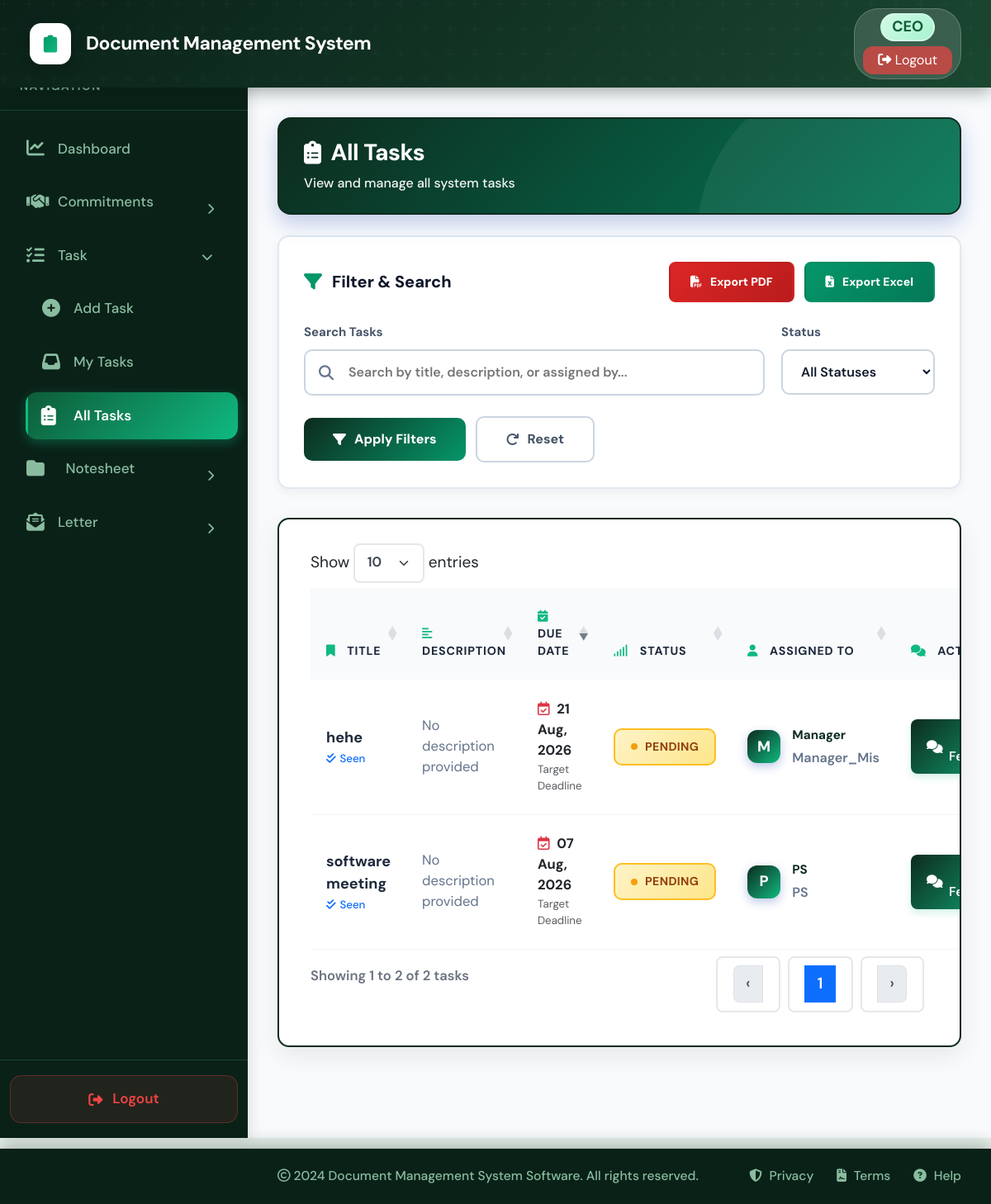
The page /all-tasks/ (signed in) on the database as committed earlier.
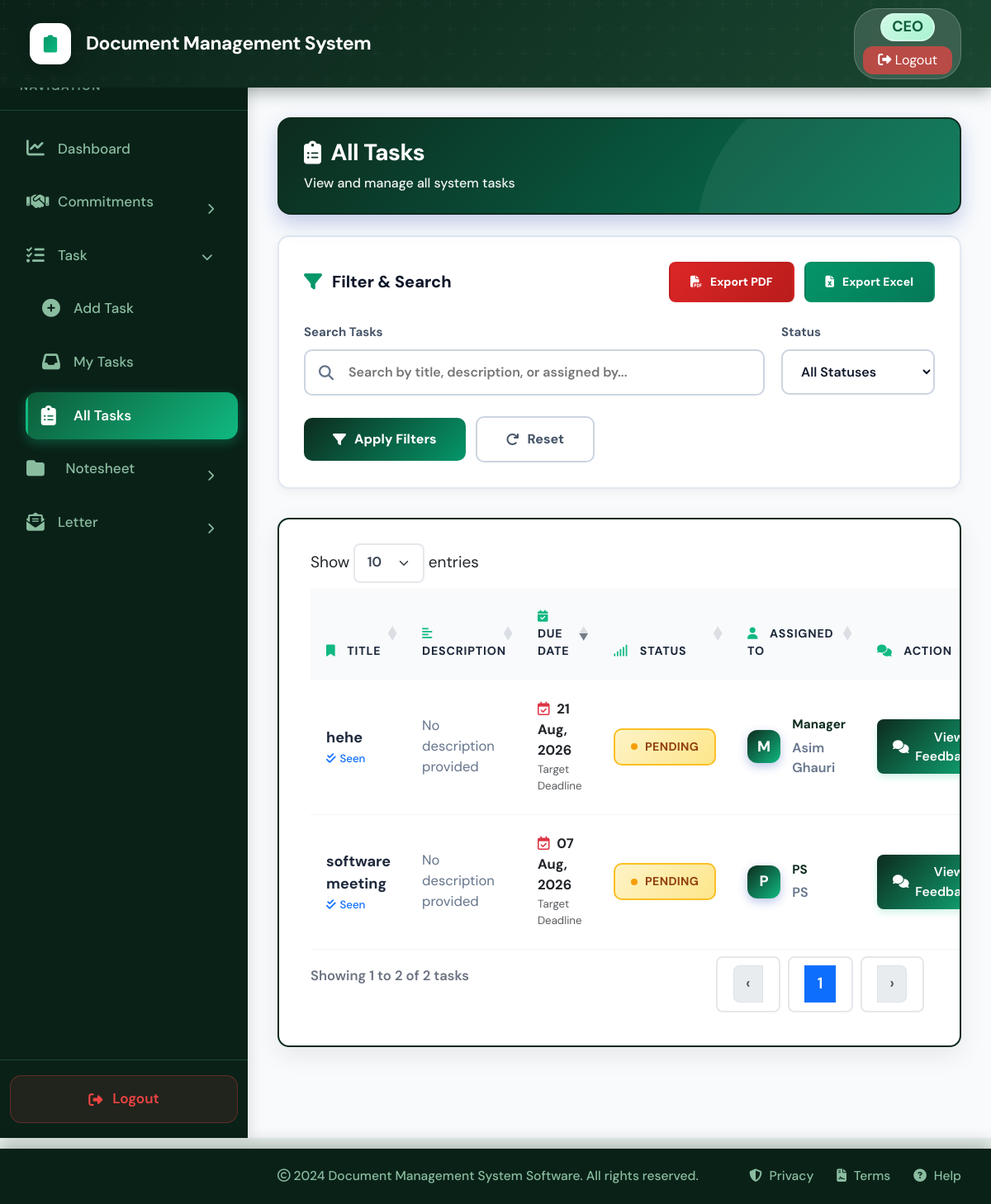
The same page on the database as committed later.
### core/models.py (models this page shows, shortened)
class Task(models.Model):
    STATUS_CHOICES = (
        ('Pending', 'Pending'),
        ('In Progress', 'In Progress'),
        ('Seen', 'Seen'),
        ('Completed', 'Completed'),
    )
    file = models.ForeignKey(File, on_delete=models.CASCADE, related_name='tasks', null=True, blank=True)
    title = models.CharField(max_length=200)
    description = models.TextField(blank=True, null=True)
    assigned_by = models.ForeignKey(User, on_delete=models.CASCADE, related_name="tasks_assigned")
    assigned_to = models.ForeignKey(User, on_delete=models.SET_NULL, null=True, blank=True, related_name="tasks_received")
    current_handler_role = models.CharField(max_length=50, default="Manager")
    due_date = models.DateField(blank=True, null=True)
    status = models.CharField(max_length=20, choices=STATUS_CHOICES, default='Pending')
    is_seen = models.BooleanField(default=False)
    seen_at = models.DateTimeField(null=True, blank=True)
    created_at = models.DateTimeField(auto_now_add=True)
    class Meta:
        ordering = ['-created_at']

class Profile(models.Model):
    ROLE_CHOICES = (
        ('CEO', 'CEO'),
        ('PS', 'Personal Secretary'),
        ('GM', 'General Manager'),
        ('Manager', 'Manager'),
        ('ZM', 'Zonal Manager'),
        ('AM', 'Assistant Manager'),
        ('HR', 'HR'),
        ('IT', 'Officer'),
        ('CFO', 'Chief Financial Officer'),
        ('Auditor', 'Auditor'),
    )
    user = models.OneToOneField(User, on_delete=models.CASCADE)
    role = models.CharField(max_length=30, choices=ROLE_CHOICES, default="HR")
    employee = models.OneToOneField(
        Employee,
        on_delete=models.SET_NULL,
        null=True,
        blank=True,
        related_name="profile"
    )
    department = models.CharField(max_length=100, blank=True, null=True)
    signature = models.ImageField(upload_to='signatures/', blank=True, null=True)

### core/views.py (the view)
@login_required
def sent_tasks_view(request):
    tasks = Task.objects.filter(assigned_by=request.user).order_by('-created_at')
    query = request.GET.get('q')
    if query:
        tasks = tasks.filter(
            Q(title__icontains=query) |
            Q(description__icontains=query) |
            Q(assigned_to__username__icontains=query)
        )
    status_filter = request.GET.get('status')
    if status_filter and status_filter.lower() != 'all':
        tasks = tasks.filter(status__iexact=status_filter)
    return render(request, 'all_tasks_list.html', {
        'tasks': tasks,
        'user_role': request.user.profile.role,
        'page_title': 'Sent Tasks (Assigned by Me)'
    })

### core/context_processors.py (called while the page is built)
def unread_notesheets(request):
    if request.user.is_authenticated:
        notesheets_count = Notesheet.objects.filter(
            current_holder=request.user,
            is_seen=False
        ).count()
        return {
            'unread_notesheets_count': notesheets_count,
        }
    return {
        'unread_notesheets_count': 0,
    }

def notifications_processor(request):
    if request.user.is_authenticated:
        unread_notifications = Notification.objects.filter(recipient=request.user, is_read=False)[:5]
        unread_count = Notification.objects.filter(recipient=request.user, is_read=False).count()
        return {
            'unread_notifications': unread_notifications,
            'unread_notifications_count': unread_count
        }
    return {}

### core/templates/all_tasks_list.html (shortened to what the changed rows need)
{% extends "base.html" %}
{% block content %}
<div class="page-header">
    <div class="page-header-content">
        <h2>
            <i class="fas fa-clipboard-list"></i>
            All Tasks
        </h2>
    </div>
</div>
        <div class="table-container">
            <div class="table-responsive">
                <table id="tasksTable" class="table tasks-table mb-0">
                <thead>
                    <tr>
                        <th><i class="fas fa-bookmark"></i> Title</th>
                        <th><i class="fas fa-align-left"></i> Description</th>
                        <th><i class="fas fa-calendar-check"></i> Due Date</th>
                        <th><i class="fas fa-signal"></i> Status</th>
                        <th><i class="fas fa-user"></i> Assigned To</th>
                        <th><i class="fas fa-comments"></i> Action</th>
                    </tr>
                </thead>
                <tbody>
                    {% for task in tasks %}
                    <tr>
                        <td>
                            <div class="task-title-text">{{ task.title }}</div>
                            <div style="font-size: 0.7rem; margin-top: 2px; display: flex; align-items: center;">
                                {% if task.is_seen %}
                                    <span class="text-primary" style="font-weight: 500;">
                                        <i class="fas fa-check-double me-1"></i>Seen
                                    </span>
                                {% else %}
                                    <span class="text-muted">
                                        <i class="fas fa-check me-1"></i>Sent
                                    </span>
                                {% endif %}
                            </div>
                        </td>
                        <td>
                            <div class="desc-text" title="{{ task.description }}">
                                {{ task.description|default:"No description provided"|truncatechars:60 }}
                            </div>
                        </td>
                        <td>
                            <div class="d-flex flex-column">
                                <span class="small fw-bold text-dark">
                                    <i class="far fa-calendar-check me-1 text-danger"></i>
                                    {{ task.due_date|date:"d M, Y"|default:"TBD" }}
                                </span>
                                <span class="text-muted" style="font-size: 0.7rem;">Target Deadline</span>
                            </div>
                        </td>
                        <td>
                            {% if task.status == 'Completed' %}
                                <span class="status-badge-cell badge-completed">
                                    <span class="status-icon"></span>
                                    <span>Completed</span>
                                </span>
                            {% elif task.status == 'In Progress' %}
                                <span class="status-badge-cell badge-progress">
                                    <span class="status-icon"></span>
                                    <span>In Progress</span>
                                </span>
                            {% elif task.status == 'Rejected' %}
                                <span class="status-badge-cell badge-rejected">
                                    <span class="status-icon"></span>
                                    <span>Rejected</span>
                                </span>
                            {% else %}
                                <span class="status-badge-cell badge-pending">
                                    <span class="status-icon"></span>
                                    <span>Pending</span>
                                </span>
                            {% endif %}
                        </td>
                        <td>
                            <div class="assigned-wrapper">
                                {% if task.assigned_to %}
                                <div class="assignee-avatar">
                                    {{ task.assigned_to.username|slice:":1"|upper }}
                                </div>
                                <div class="assignee-info">
                                    <div class="assignee-role">{{ task.assigned_to.profile.role|default:"User" }}</div>
                                    <div class="assignee-name">{{ task.assigned_to.get_full_name|default:task.assigned_to.username }}</div>
                                </div>
                                {% else %}
                                <div class="assignee-avatar">U</div>
                                <div class="assignee-info">
                                    <div class="assignee-role">Unassigned</div>
                                    <div class="assignee-name">No Assignee</div>
                                </div>
                                {% endif %}
                            </div>
                        </td>
                        <td>
                            <a href="{% url 'task_feedback_detail' task.id %}" class="btn btn-view-feedback">
                                <i class="fas fa-comments"></i> View Feedbacks
                            </a>
                        </td>
                    </tr>
                    {% empty %}
                    <tr>
                        <td colspan="6" class="text-center py-4 text-muted">
                            No tasks found in the system.
                        </td>
                    </tr>
                    {% endfor %}
                </tbody>
            </table>
        </div>
    </div>
<link rel="stylesheet" type="text/css" href="https://cdn.datatables.net/1.11.5/css/dataTables.bootstrap5.min.css">
{% endblock %}

Rows that differ between the two databases and show on the page:
changed through a linked row, Task "hehe": assigned_to.get_full_name "Manager_Mis" → "Asim Ghauri"
